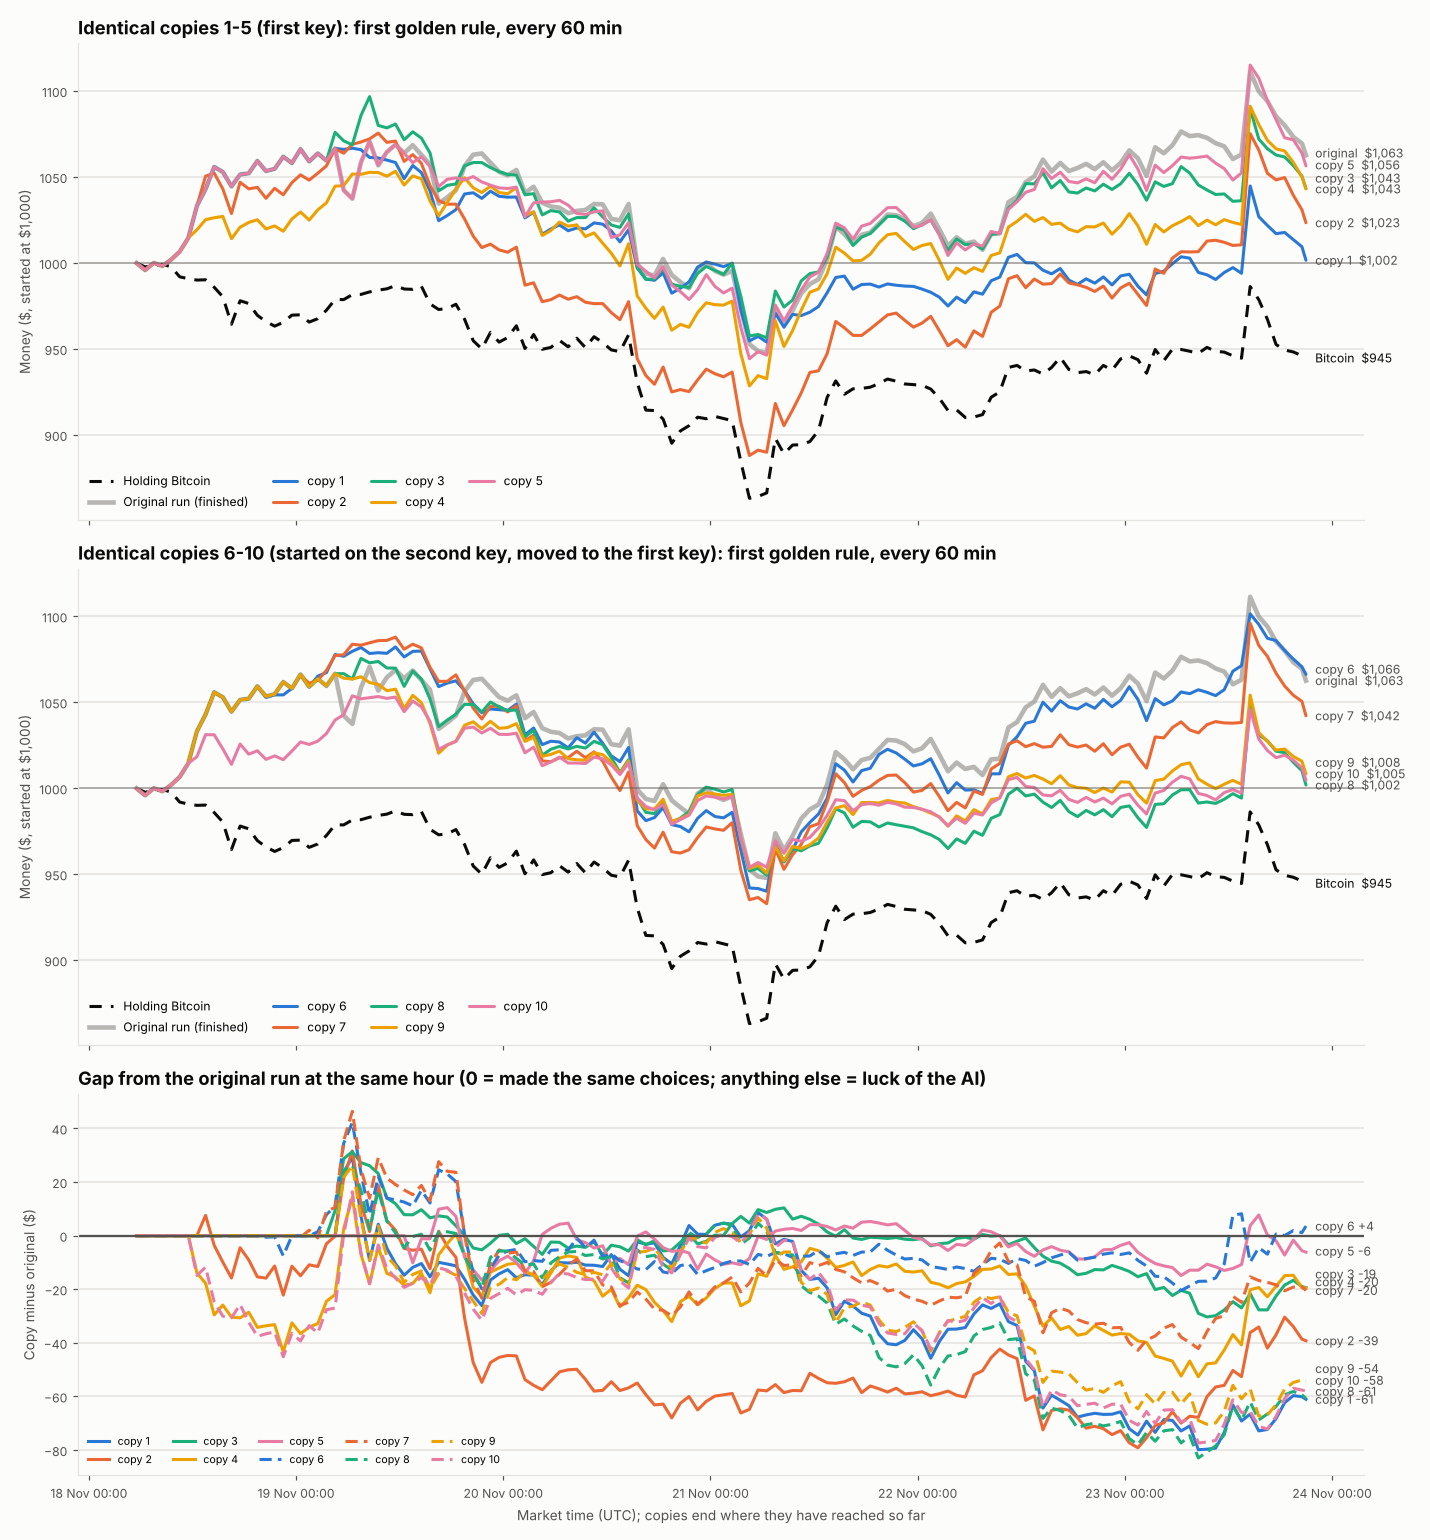

Source code (Python):
#!/usr/bin/env python3
"""
Chart of the identical-copies test: 10 copies of the first golden-rule version deciding every 60 minutes
(copies 1-5 on the first key, 1-5 on the second key), with the original First-every-60 run and holding Bitcoin.

    python3 crypto/copies_chart.py   -> crypto/copies_chart.png
"""
import csv
import json
import os
from datetime import datetime

import matplotlib
matplotlib.use("Agg")
import matplotlib.pyplot as plt
import matplotlib.dates as mdates

plt.rcParams["text.parse_math"] = False
HERE = os.path.dirname(os.path.abspath(__file__))
SLOTS = ["#2a78d6", "#eb6834", "#1baf7a", "#eda100", "#e87ba4"]
INK, INK2, GRID, SURF = "#0b0b0b", "#52514e", "#e4e3df", "#fcfcfb"


def load(tag):
    p = os.path.join(HERE, f"answers_1m_every60_v4a_{tag}.csv")
    if not os.path.exists(p):
        return [], [], []
    rows = [r for r in csv.DictReader(open(p)) if r.get("time") and r["time"] != "time" and r["value"]]
    t = [datetime.strptime(r["time"], "%Y-%m-%d %H:%M") for r in rows]
    v, b = [float(r["value"]) for r in rows], [float(r["btc_hold"]) for r in rows]
    res = os.path.join(HERE, f"result_1m_every60_v4a_{tag}.json")
    if tag != "ultrafast" and os.path.exists(res):          # finished copy: add its true final value at 20:59
        a = json.load(open(res))
        t, v, b = t + [datetime(2026, 11, 23, 20, 59)], v + [a["ai"]["value"]], b + [a["btc_hold"]["value"]]
    return t, v, b


def main():
    ot, ov, ob = load("ultrafast")
    res = json.load(open(os.path.join(HERE, "result_1m_every60_v4a_ultrafast.json")))   # true final values at 20:59
    ot, ov, ob = ot + [datetime(2026, 11, 23, 20, 59)], ov + [res["ai"]["value"]], ob + [res["btc_hold"]["value"]]
    fig, axes = plt.subplots(3, 1, figsize=(13, 14), facecolor=SURF, sharex=True,
                             gridspec_kw={"height_ratios": [2, 2, 1.6]})
    axes[1].sharey(axes[0])
    orig = dict(zip(ot, ov))
    gap_ax = axes[2]
    gap_ends = []
    for key, style in ((1, "-"), (2, (0, (4, 2)))):
        for c in range(1, 6):
            t, v, _ = load(f"ultrafast_k{key}c{c}")
            pts = [(tt, vv - orig[tt]) for tt, vv in zip(t, v) if tt in orig]
            if not pts:
                continue
            gap_ax.plot([p[0] for p in pts], [p[1] for p in pts], color=SLOTS[c - 1], lw=2, ls=style,
                        label=f"copy {c if key == 1 else c + 5}")
            gap_ends.append([pts[-1][1], pts[-1][1], f"copy {c if key == 1 else c + 5}", pts[-1][0]])
    gap_ends.sort()
    for j in range(1, len(gap_ends)):
        gap_ends[j][1] = max(gap_ends[j][1], gap_ends[j - 1][1] + 5)
    for y, yl, name, tt in gap_ends:
        gap_ax.annotate(f"{name} {y:+.0f}", (tt, y), xytext=(6, yl - y), textcoords="offset points", fontsize=8,
                        color=INK2, va="center")
    gap_ax.axhline(0, color=INK2, lw=1.5)
    gap_ax.set_title("Gap from the original run at the same hour (0 = made the same choices; anything else = luck of the AI)",
                     loc="left", fontsize=12, color=INK, weight="bold")
    gap_ax.set_ylabel("Copy minus original ($)", color=INK2, fontsize=9)
    gap_ax.legend(loc="lower left", fontsize=7, frameon=False, ncol=5)
    for ax, key, title in ((axes[0], 1, "copies 1-5 (first key)"),
                           (axes[1], 2, "copies 6-10 (started on the second key, moved to the first key)")):
        ax.plot(ot, ob, color=INK, lw=2, ls=(0, (4, 3)), label="Holding Bitcoin")
        ax.plot(ot, ov, color="#898781", lw=3, alpha=0.6, label="Original run (finished)")
        ends = [[ov[-1], ov[-1], "original", ot[-1], INK2], [ob[-1], ob[-1], "Bitcoin", ot[-1], INK]]
        for c in range(1, 6):
            t, v, _ = load(f"ultrafast_k{key}c{c}")
            if not t:
                continue
            n = c if key == 1 else c + 5
            ax.plot(t, v, color=SLOTS[c - 1], lw=2, label=f"copy {n}", solid_capstyle="round")
            ends.append([v[-1], v[-1], f"copy {n}", t[-1], INK2])
        ends.sort()
        for j in range(1, len(ends)):
            ends[j][1] = max(ends[j][1], ends[j - 1][1] + 7)
        for y, yl, name, tt, col in ends:
            ax.annotate(f"{name}  ${y:,.0f}", (tt, y), xytext=(6, yl - y), textcoords="offset points", fontsize=8,
                        color=col, va="center")
        ax.axhline(1000, color=INK2, lw=1, alpha=0.5)
        ax.set_title(f"Identical {title}: first golden rule, every 60 min", loc="left",
                     fontsize=12, color=INK, weight="bold")
        ax.set_ylabel("Money ($, started at $1,000)", color=INK2, fontsize=9)
        ax.grid(axis="y", color=GRID, lw=1)
        ax.set_facecolor(SURF)
        for s in ("top", "right"):
            ax.spines[s].set_visible(False)
        for s in ("left", "bottom"):
            ax.spines[s].set_color(GRID)
        ax.tick_params(colors=INK2, labelsize=8)
        ax.legend(loc="lower left", fontsize=8, frameon=False, ncol=4)
    for s_ in ("top", "right"):
        gap_ax.spines[s_].set_visible(False)
    for s_ in ("left", "bottom"):
        gap_ax.spines[s_].set_color(GRID)
    gap_ax.grid(axis="y", color=GRID, lw=1)
    gap_ax.set_facecolor(SURF)
    gap_ax.tick_params(colors=INK2, labelsize=8)
    axes[2].xaxis.set_major_formatter(mdates.DateFormatter("%d %b %H:%M"))
    axes[2].set_xlabel("Market time (UTC); copies end where they have reached so far", color=INK2, fontsize=9)
    fig.tight_layout()
    out = os.path.join(HERE, "copies_chart.png")
    fig.savefig(out, dpi=110, facecolor=SURF)
    print(out)


if __name__ == "__main__":
    main()
